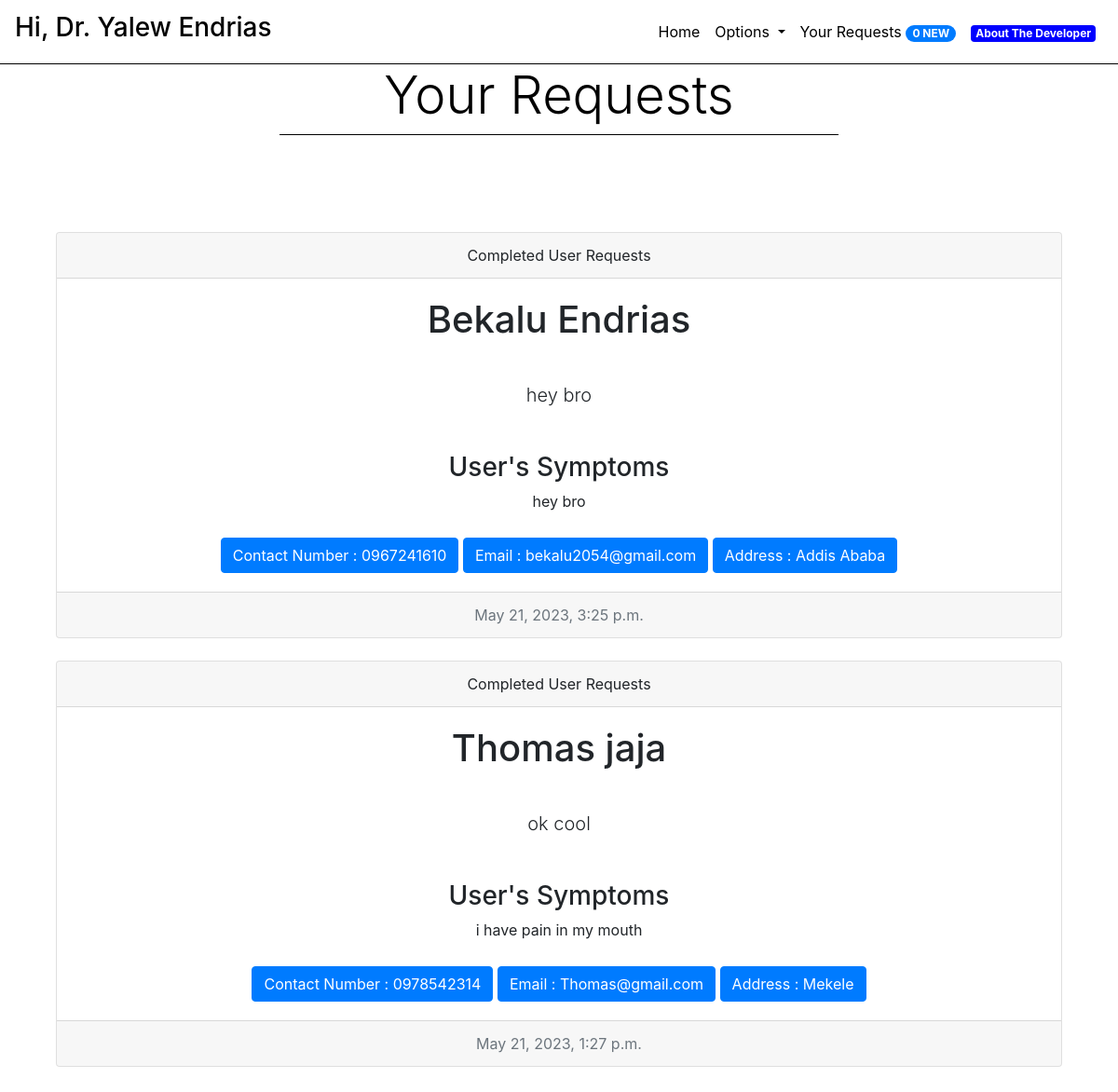
Page /requests (signed in) on the committed database.
### core/models.py (models this page shows, shortened)
class Doctor(models.Model):
    name = models.CharField(max_length = 30)
    address = models.CharField(max_length = 100)
    contactNumber = models.CharField(unique = True, max_length = 10)
    email = models.EmailField(unique = True, max_length = 255)
    specialization = models.CharField(max_length = 100)
    passwordHash = models.CharField(max_length = 64)
    emailHash = models.CharField(max_length = 64)

class Assistance(models.Model):
    assistanceText = models.CharField(max_length = 2000, default = "")
    doctor = models.ForeignKey(Doctor, related_name = "doctorRecords", on_delete = models.CASCADE)
    patient = models.ForeignKey(Patient, related_name = "patientRecords", on_delete = models.CASCADE)
    timestamp = models.DateTimeField(auto_now_add = True)
    isNew = models.BooleanField(default = True)
    isCompleted = models.BooleanField(default = False)
    symptoms = models.CharField(max_length = 2000)

class Patient(models.Model):
    name = models.CharField(max_length = 30)
    address = models.CharField(max_length = 100)
    contactNumber = models.CharField(max_length = 10)
    email = models.EmailField(unique = True, max_length = 255)
    userId = models.CharField(unique = True, max_length = 8)
    passwordHash = models.CharField(max_length = 64)
    emailHash = models.CharField(max_length = 64)

### core/views.py (the view)
# urls.py: path('requests', views.requests, name = "requests"),
def requests(request):
    doctor = Doctor.objects.get(emailHash = request.session['userEmail'])
    records = doctor.doctorRecords.all()
    numberNewPendingAssistances = doctor.doctorRecords.aggregate(newPendingAssistances = Count('pk', filter =( Q(isNew = True) & Q(isCompleted = False) ) ))['newPendingAssistances']
    request.session['numberNewAssistances'] = numberNewPendingAssistances
    context = {
        "message" : "Successfully Logged In.",
        "isAuthenticated" : True,
        "user": records.order_by('-timestamp')
    }
    response = render(request,"core/userDoctorProfilePortal.html", context)
    return responseHeadersModifier(response)

### core/views.py (called while the page is built)
def responseHeadersModifier(response):
    response["Cache-Control"] = "no-cache, no-store, must-revalidate"
    response["Pragma"] = "no-cache"
    response["Expires"] = "0"
    return response

### core/templates/core/userDoctorProfilePortal.html (shortened to what this page needs)
{% extends "core/base.html" %}
{% block bodytag %}
{% load static %}
<body style="background-size: auto auto;">
    {% endblock %}
    {% block body %}
    <h1 style="text-align:center;color:black" class="display-4">
        Your Requests
    </h1>
    <li class="dropdown-divider" style="margin-left:25%;margin-right:25%;border-color:black"></li>
    <br>
    <br>
    <br>
    <br>
    {% for Assistance in user %}
    {% if not Assistance.isCompleted %}
    <form action="{% url 'onlinehelp' %}" method="post">
        {% csrf_token %}
        <div class="card text-center" style="margin-left:5%;margin-right:5%;">
            <div class="card-header">Help Request</div>
            <div class="card-body">
                <h1 class="card-title">
                    {{ Assistance.patient.name }}
                </h1>
                <div class="card-text lead">
                    <br>
                    <div class="form-group">
                        <label for="exampleFormControlTextarea1">Please type the Response.</label>
                        <textarea name="Assistance" style="text-align:center" class="form-control"
                            id="exampleFormControlTextarea1" rows="3" placeholder="Your Response"></textarea>
                        <input type="hidden" name="AssistanceID" value="{{ Assistance.id }}">
                    </div>
                    <br>
                    <br>
                    <span>
                        <h3>User's Symptoms</h3>
                    </span>
                    {{ Assistance.symptoms }}
                </div>
                <li class="dropdown-divider" style="margin-left:25%;margin-right:25%"></li>
                <div class="form-group form-check">
                    <input type="checkbox" class="form-check-input" id="exampleCheck1">
                    <label class="form-check-label" for="exampleCheck1"><span
                            class="badge badge-success">CONFIRM</span></label>
                </div>
                <button type="submit" class="btn btn-warning" style="margin-left:10%;margin-right:10%"">Submit</button><br>
                        <li class=" dropdown-divider" style="margin-left:25%;margin-right:25%"></li>
                    <a href="#" class="btn btn-primary" style="margin-top:1%">Contact Number : {{ Assistance.patient.contactNumber }}</a>
                    <a href="#" class="btn btn-primary" style="margin-top:1%">Email : {{ Assistance.patient.email }}</a>
                    <a href="#" class="btn btn-primary" style="margin-top:1%">Address : {{ Assistance.patient.address }}</a>
            </div>
            <div class="card-footer text-muted">
                {{ Assistance.timestamp }}
            </div>
        </div>
    </form>
    <br>
    {% else %}
    <div class="card text-center" style="margin-left:5%;margin-right:5%;">
        <div class="card-header">
            Completed User Requests
        </div>
        <div class="card-body">
            <h1 class="card-title"> {{ Assistance.patient.name }} </h1>
            <p class="card-text lead" style=""><br>{{ Assistance.assistanceText }}<br><br> <span>
                    <h3>User's Symptoms</h3>
                </span> {{ Assistance.symptoms }}</p>
            <a href="#" class="btn btn-primary" style="margin-top:1%">Contact Number : {{ Assistance.patient.contactNumber }}</a>
            <a href="#" class="btn btn-primary" style="margin-top:1%">Email : {{ Assistance.patient.email }}</a>
            <a href="#" class="btn btn-primary" style="margin-top:1%">Address : {{ Assistance.patient.address }}</a>
        </div>
        <div class="card-footer text-muted">
            {{ Assistance.timestamp }}
        </div>
    </div>
    <br>
    {% endif %}
    {% empty %}
    <h1 style="text-align:center;color:white">
        You have no Requests right now.
    </h1>
    {% endfor %}
    <br>
    <br>
    {% endblock %}

### core/templates/core/base.html (shortened to what this page needs)
{% load static %}
<!doctype html>
<html lang="en">
<head>
    <link rel="stylesheet" href="https://stackpath.bootstrapcdn.com/bootstrap/4.2.1/css/bootstrap.min.css"
>
</head>
{% block bodytag %}
{% endblock %}
<nav class="navbar navbar-expand-lg navbar-light bg-transparent">
    {% if request.session.isLoggedIn %}
    <a class="navbar-brand" href="/">
        <h3 style="color:black;text-align:center">Hi,{% if request.session.isDoctor %} Dr.{% endif %} {{ request.session.Name }}</h3>
    </a>
    {% else %}
    <a class="navbar-brand" href="/">
        <h2 style="color:black;text-align:center">Enen</h2>
    </a>
    {% endif %}
    <div class="collapse navbar-collapse" id="navbarSupportedContent">
        <ul class="navbar-nav ml-auto">
            <li class="nav-item active">
                <a class="nav-link" href="{% url 'index' %}" style="color:black">Home </a>
            </li>
            <li class="nav-item dropdown">
                <a class="nav-link dropdown-toggle" style="color:black" href="#" id="navbarDropdown" role="button"
                    data-toggle="dropdown" aria-haspopup="true" aria-expanded="false">
                    Options
                </a>
            </li>
            {% if request.session.isLoggedIn %}
            <li class="nav-item">
                <a class="nav-link" href="{% url 'login' %}" style="color:black">Your Requests <span
                        class="badge badge-primary badge-pill">{{ request.session.numberNewAssistances }}
                        NEW</span></a>
            </li>
            {% else %}
            <li class="nav-item">
                <a class="nav-link" href="{% url 'login' %}" style="color:black">Login</a>
            </li>
            {% endif %}
            <li class="nav-item">
                <a class="nav-link" href="{% url 'about' %}" style="color:black"><span style="background-color: blue" class="badge badge-secondary">About The Developer</span></a>
            </li>
        </ul>
    </div>
</nav>
<li class="dropdown-divider" style="margin-top:0px;margin-bottom:0px;border-color:black"></li>
{% block body %}
{% endblock %}
</body>
</html>

### rows in the picture
Doctor: session.Name "Yalew Endrias"
Assistance: patient.name "Bekalu Endrias", assistanceText "hey bro", symptoms "hey bro", patient.contactNumber "0967241610", patient.email "bekalu2054@gmail.com", patient.address "Addis Ababa", timestamp "May 21, 2023, 3:25 p.m."
Assistance: patient.name "Thomas jaja", assistanceText "ok cool", symptoms "i have pain in my mouth", patient.contactNumber "0978542314", patient.email "Thomas@gmail.com", patient.address "Mekele", timestamp "May 21, 2023, 1:27 p.m."

### other values in the picture
{{ request.session.numberNewAssistances }} "0"
